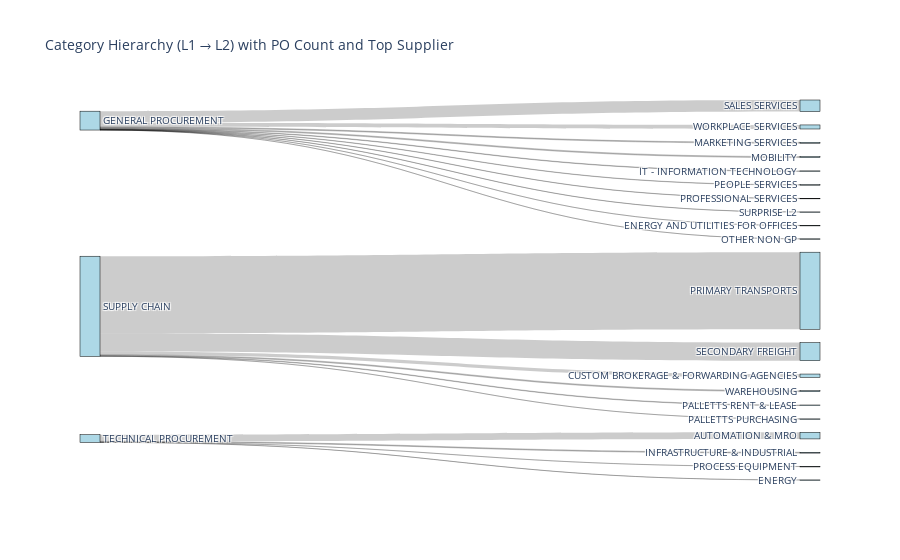

Notebook source saved alongside this figure:
### Code cell
import pandas as pd
import plotly.graph_objects as go

# Group by Level1 → Level2 → Supplier and count PO lines
supplier_counts = df.groupby(['puor_ds_level1_new', 'puor_ds_level2_new', 'puor_id_lfa1_supplier']).size().reset_index(name='count')

# Get the top supplier per category pair
idx = supplier_counts.groupby(['puor_ds_level1_new', 'puor_ds_level2_new'])['count'].idxmax()
top_suppliers = supplier_counts.loc[idx].reset_index(drop=True)

# Prepare edge data
edge_data = top_suppliers.rename(columns={'count': 'po_lines', 'puor_id_lfa1_supplier': 'top_supplier'})
level1_nodes = df['puor_ds_level1_new'].dropna().unique().tolist()
level2_nodes = df['puor_ds_level2_new'].dropna().unique().tolist()
nodes = level1_nodes + [n for n in level2_nodes if n not in level1_nodes]
node_indices = {node: idx for idx, node in enumerate(nodes)}

# Sankey sources, targets, and values
sources = [node_indices[row[0]] for row in edge_data[['puor_ds_level1_new', 'puor_ds_level2_new']].values]
targets = [node_indices[row[1]] for row in edge_data[['puor_ds_level1_new', 'puor_ds_level2_new']].values]
values = edge_data['po_lines'].tolist()
labels = [
    f"{row['puor_ds_level1_new']} → {row['puor_ds_level2_new']}<br>"
    f"PO lines: {row['po_lines']}<br>"
    f"Top Supplier: {row['top_supplier']}"
    for _, row in edge_data.iterrows()
]

# Create Sankey diagram
fig = go.Figure(data=[go.Sankey(
    node=dict(
        pad=15,
        thickness=20,
        line=dict(color="black", width=0.5),
        label=nodes,
        color="lightblue"
    ),
    link=dict(
        source=sources,
        target=targets,
        value=values,
        hovertemplate=labels
    ))])

fig.update_layout(title_text="Category Hierarchy (L1 → L2) with PO Count and Top Supplier", font_size=10)
fig.show()

### Figure 1 — Plotly figure (JSON) as saved in the notebook; plotly's stock layout.template omitted (floating-point values rounded to 4 significant figures)
{"data": [{"link": {"hovertemplate": ["GENERAL PROCUREMENT → ENERGY AND UTILITIES FOR OFFICES<br>PO lines: 23<br>Top Supplier: SAPECCFE3_0000146073", "GENERAL PROCUREMENT → IT - INFORMATION TECHNOLOGY<br>PO lines: 154<br>Top Supplier: SAPECCFE3_0000177840", "GENERAL PROCUREMENT → MARKETING SERVICES<br>PO lines: 282<br>Top Supplier: SAPECCFIP_0000613482", "GENERAL PROCUREMENT → MOBILITY<br>PO lines: 310<br>Top Supplier: SAPECCFE3_0000197170", "GENERAL PROCUREMENT → OTHER NON GP<br>PO lines: 15<br>Top Supplier: SAPECCFE3_0000032382", "GENERAL PROCUREMENT → PEOPLE SERVICES<br>PO lines: 95<br>Top Supplier: SAPECCFE3_0000078268", "GENERAL PROCUREMENT → PROFESSIONAL SERVICES<br>PO lines: 70<br>Top Supplier: SAPECCFE3_0000011277", "GENERAL PROCUREMENT → SALES SERVICES<br>PO lines: 3641<br>Top Supplier: SAPECCFE3_0000196519", "GENERAL PROCUREMENT → SURPRISE L2<br>PO lines: 52<br>Top Supplier: SAPECCFE3_0000153522", "GENERAL PROCUREMENT → WORKPLACE SERVICES<br>PO lines: 1272<br>Top Supplier: SAPECCFE3_0000031341", "SUPPLY CHAIN → CUSTOM BROKERAGE & FORWARDING AGENCIES<br>PO lines: 1044<br>Top Supplier: SAPECCFE3_0000184049", "SUPPLY CHAIN → PALLETTS PURCHASING<br>PO lines: 30<br>Top Supplier: SAPECCFE3_0000082107", "SUPPLY CHAIN → PALLETTS RENT & LEASE<br>PO lines: 168<br>Top Supplier: SAPECCFE3_0000056027", "SUPPLY CHAIN → PRIMARY TRANSPORTS<br>PO lines: 24180<br>Top Supplier: SAPECCFE3_0000121401", "SUPPLY CHAIN → SECONDARY FREIGHT<br>PO lines: 5674<br>Top Supplier: SAPECCFE3_0000167330", "SUPPLY CHAIN → WAREHOUSING<br>PO lines: 303<br>Top Supplier: SAPECCFE3_0000102646", "TECHNICAL PROCUREMENT → AUTOMATION & MRO<br>PO lines: 2077<br>Top Supplier: SAPECCFE3_0000013622", "TECHNICAL PROCUREMENT → ENERGY<br>PO lines: 27<br>Top Supplier: SAPECCFIP_0000613997", "TECHNICAL PROCUREMENT → INFRASTRUCTURE & INDUSTRIAL<br>PO lines: 264<br>Top Supplier: SAPECCFIP_0000107220", "TECHNICAL PROCUREMENT → PROCESS EQUIPMENT<br>PO lines: 46<br>Top Supplier: SAPECCFE3_0000057302"], "source": [0, 0, 0, 0, 0, 0, 0, 0, 0, 0, 1, 1, 1, 1, 1, 1, 2, 2, 2, 2], "target": [11, 6, 3, 7, 12, 8, 9, 4, 10, 5, 16, 18, 17, 13, 14, 15, 19, 22, 20, 21], "value": [23, 154, 282, 310, 15, 95, 70, 3641, 52, 1272, 1044, 30, 168, 24180, 5674, 303, 2077, 27, 264, 46]}, "node": {"color": "lightblue", "label": ["GENERAL PROCUREMENT", "SUPPLY CHAIN", "TECHNICAL PROCUREMENT", "MARKETING SERVICES", "SALES SERVICES", "WORKPLACE SERVICES", "IT - INFORMATION TECHNOLOGY", "MOBILITY", "PEOPLE SERVICES", "PROFESSIONAL SERVICES", "SURPRISE L2", "ENERGY AND UTILITIES FOR OFFICES", "OTHER NON GP", "PRIMARY TRANSPORTS", "SECONDARY FREIGHT", "WAREHOUSING", "CUSTOM BROKERAGE & FORWARDING AGENCIES", "PALLETTS RENT & LEASE", "PALLETTS PURCHASING", "AUTOMATION & MRO", "INFRASTRUCTURE & INDUSTRIAL", "PROCESS EQUIPMENT", "ENERGY"], "line": {"color": "black", "width": 0.5}, "pad": 15, "thickness": 20}, "type": "sankey"}], "layout": {"font": {"size": 10}, "title": {"text": "Category Hierarchy (L1 → L2) with PO Count and Top Supplier"}}}
